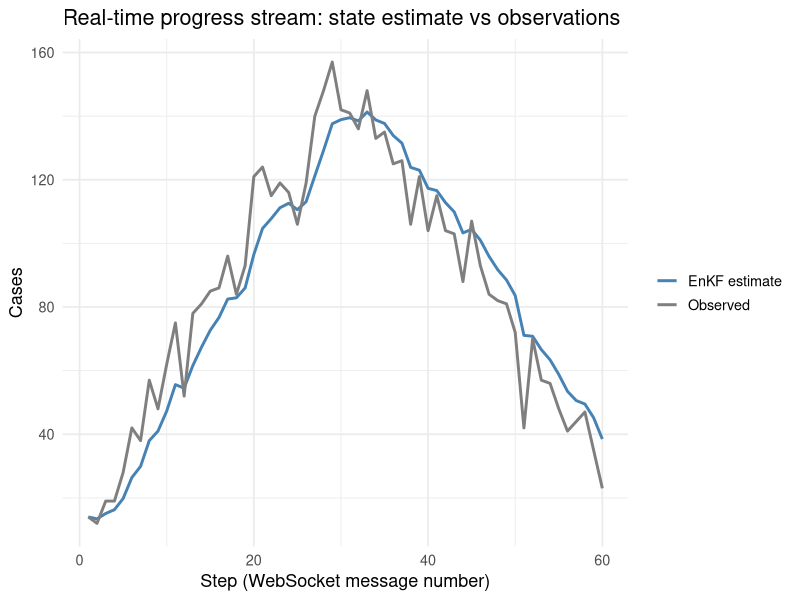

Source code (R):
## ---- chunk 1
#| label: progress-simulation

set.seed(42)
n_steps <- 60
obs     <- rpois(n_steps, lambda = c(seq(10, 150, length.out = 30),
                                      seq(150, 30, length.out = 30)))

# Simulate EnKF progress messages
simulate_progress <- function(obs) {
  beta_est <- 0.30; I_est <- obs[1]
  messages <- vector("list", length(obs))
  for (t in seq_along(obs)) {
    innov    <- obs[t] - I_est
    I_est    <- max(0, I_est + 0.3 * innov)
    beta_est <- max(0.05, min(0.8, beta_est + 0.001 * innov / max(obs[t], 1)))
    messages[[t]] <- list(
      step     = t, total = length(obs),
      pct      = round(t / length(obs) * 100, 1),
      I_est    = round(I_est, 1),
      beta_est = round(beta_est, 4)
    )
  }
  do.call(rbind, lapply(messages, as.data.frame))
}

progress_df <- simulate_progress(obs)
head(progress_df, 3)
## ---- chunk 2
#| label: progress-viz
#| fig-cap: "Simulated WebSocket progress stream: top panel shows EnKF state estimate updating in real time; bottom panel shows transmission rate β converging. Each row is one WebSocket message pushed to the client."

library(ggplot2)
library(tidyr)

progress_df$obs <- obs

p_data <- pivot_longer(progress_df[, c("step", "I_est", "obs")],
                        -step, names_to = "series")

ggplot(p_data, aes(x = step, y = value, colour = series)) +
  geom_line(linewidth = 1) +
  scale_colour_manual(values = c(I_est = "steelblue", obs = "grey50"),
                      labels = c(I_est = "EnKF estimate", obs = "Observed"),
                      name = NULL) +
  labs(x = "Step (WebSocket message number)", y = "Cases",
       title = "Real-time progress stream: state estimate vs observations") +
  theme_minimal(base_size = 13)
